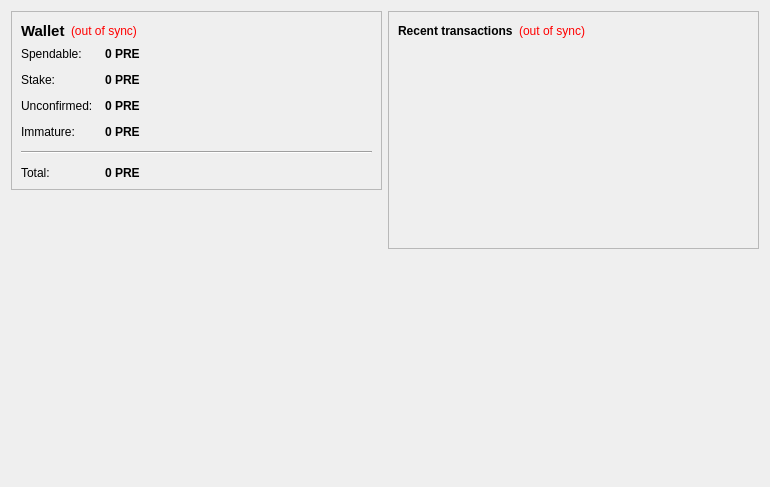
<?xml version="1.0" encoding="UTF-8"?>
<ui version="4.0">
 <class>OverviewPage</class>
 <widget class="QWidget" name="OverviewPage">
  <property name="geometry">
   <rect>
    <x>0</x>
    <y>0</y>
    <width>770</width>
    <height>487</height>
   </rect>
  </property>
  <property name="windowTitle">
   <string>Form</string>
  </property>
  <layout class="QHBoxLayout" name="horizontalLayout" stretch="1,1">
   <item>
    <layout class="QVBoxLayout" name="verticalLayout_2">
     <item>
      <widget class="QFrame" name="frame">
       <property name="frameShape">
        <enum>QFrame::StyledPanel</enum>
       </property>
       <property name="frameShadow">
        <enum>QFrame::Raised</enum>
       </property>
       <layout class="QVBoxLayout" name="verticalLayout_4">
        <item>
         <layout class="QHBoxLayout" name="horizontalLayout_4">
          <item>
           <widget class="QLabel" name="label_5">
            <property name="font">
             <font>
              <pointsize>11</pointsize>
              <weight>75</weight>
              <bold>true</bold>
             </font>
            </property>
            <property name="text">
             <string>Wallet</string>
            </property>
           </widget>
          </item>
          <item>
           <widget class="QLabel" name="labelWalletStatus">
            <property name="toolTip">
             <string>The displayed information may be out of date. Your wallet automatically synchronizes with the EcoPretium network after a connection is established, but this process has not completed yet.</string>
            </property>
            <property name="styleSheet">
             <string notr="true">QLabel { color: red; }</string>
            </property>
            <property name="text">
             <string notr="true">(out of sync)</string>
            </property>
            <property name="alignment">
             <set>Qt::AlignLeading|Qt::AlignLeft|Qt::AlignVCenter</set>
            </property>
           </widget>
          </item>
          <item>
           <spacer name="horizontalSpacer_2">
            <property name="orientation">
             <enum>Qt::Horizontal</enum>
            </property>
            <property name="sizeHint" stdset="0">
             <size>
              <width>40</width>
              <height>20</height>
             </size>
            </property>
           </spacer>
          </item>
         </layout>
        </item>
        <item>
         <layout class="QFormLayout" name="formLayout_2">
          <property name="fieldGrowthPolicy">
           <enum>QFormLayout::AllNonFixedFieldsGrow</enum>
          </property>
          <property name="horizontalSpacing">
           <number>12</number>
          </property>
          <property name="verticalSpacing">
           <number>12</number>
          </property>
          <item row="0" column="0">
           <widget class="QLabel" name="label">
            <property name="text">
             <string>Spendable:</string>
            </property>
           </widget>
          </item>
          <item row="0" column="1">
           <widget class="QLabel" name="labelBalance">
            <property name="font">
             <font>
              <weight>75</weight>
              <bold>true</bold>
             </font>
            </property>
            <property name="cursor">
             <cursorShape>IBeamCursor</cursorShape>
            </property>
            <property name="toolTip">
             <string>Your current spendable balance</string>
            </property>
            <property name="text">
             <string notr="true">0 PRE</string>
            </property>
            <property name="textInteractionFlags">
             <set>Qt::LinksAccessibleByMouse|Qt::TextSelectableByKeyboard|Qt::TextSelectableByMouse</set>
            </property>
           </widget>
          </item>
          <item row="1" column="0">
           <widget class="QLabel" name="label_6">
            <property name="text">
             <string>Stake:</string>
            </property>
           </widget>
          </item>
          <item row="1" column="1">
           <widget class="QLabel" name="labelStake">
            <property name="font">
             <font>
              <weight>75</weight>
              <bold>true</bold>
             </font>
            </property>
            <property name="cursor">
             <cursorShape>IBeamCursor</cursorShape>
            </property>
            <property name="toolTip">
             <string>Total of coins that was staked, and do not yet count toward the current balance</string>
            </property>
            <property name="text">
             <string notr="true">0 PRE</string>
            </property>
            <property name="textInteractionFlags">
             <set>Qt::LinksAccessibleByMouse|Qt::TextSelectableByKeyboard|Qt::TextSelectableByMouse</set>
            </property>
           </widget>
          </item>
          <item row="2" column="0">
           <widget class="QLabel" name="label_3">
            <property name="text">
             <string>Unconfirmed:</string>
            </property>
           </widget>
          </item>
          <item row="2" column="1">
           <widget class="QLabel" name="labelUnconfirmed">
            <property name="font">
             <font>
              <weight>75</weight>
              <bold>true</bold>
             </font>
            </property>
            <property name="cursor">
             <cursorShape>IBeamCursor</cursorShape>
            </property>
            <property name="toolTip">
             <string>Total of transactions that have yet to be confirmed, and do not yet count toward the current balance</string>
            </property>
            <property name="text">
             <string notr="true">0 PRE</string>
            </property>
            <property name="textInteractionFlags">
             <set>Qt::LinksAccessibleByMouse|Qt::TextSelectableByKeyboard|Qt::TextSelectableByMouse</set>
            </property>
           </widget>
          </item>
          <item row="3" column="0">
           <widget class="QLabel" name="labelImmatureText">
            <property name="text">
             <string>Immature:</string>
            </property>
           </widget>
          </item>
          <item row="3" column="1">
           <widget class="QLabel" name="labelImmature">
            <property name="font">
             <font>
              <weight>75</weight>
              <bold>true</bold>
             </font>
            </property>
            <property name="toolTip">
             <string>Mined balance that has not yet matured</string>
            </property>
            <property name="text">
             <string notr="true">0 PRE</string>
            </property>
            <property name="textInteractionFlags">
             <set>Qt::LinksAccessibleByMouse|Qt::TextSelectableByKeyboard|Qt::TextSelectableByMouse</set>
            </property>
           </widget>
          </item>
          <item row="4" column="0" colspan="2">
           <widget class="Line" name="line">
            <property name="orientation">
             <enum>Qt::Horizontal</enum>
            </property>
           </widget>
          </item>
          <item row="5" column="0">
           <widget class="QLabel" name="labelTotalText">
            <property name="text">
             <string>Total:</string>
            </property>
           </widget>
          </item>
          <item row="5" column="1">
           <widget class="QLabel" name="labelTotal">
            <property name="font">
             <font>
              <weight>75</weight>
              <bold>true</bold>
             </font>
            </property>
            <property name="cursor">
             <cursorShape>IBeamCursor</cursorShape>
            </property>
            <property name="toolTip">
             <string>Your current total balance</string>
            </property>
            <property name="text">
             <string notr="true">0 PRE</string>
            </property>
            <property name="textInteractionFlags">
             <set>Qt::LinksAccessibleByMouse|Qt::TextSelectableByKeyboard|Qt::TextSelectableByMouse</set>
            </property>
           </widget>
          </item>
         </layout>
        </item>
       </layout>
      </widget>
     </item>
     <item>
      <spacer name="verticalSpacer">
       <property name="orientation">
        <enum>Qt::Vertical</enum>
       </property>
       <property name="sizeHint" stdset="0">
        <size>
         <width>20</width>
         <height>40</height>
        </size>
       </property>
      </spacer>
     </item>
     <item>
      <widget class="QLabel" name="label_2">
       <property name="autoFillBackground">
        <bool>true</bool>
       </property>
       <property name="text">
        <string/>
       </property>
       <property name="pixmap">
        <pixmap resource="../bitcoin.qrc">:/icons/drmbg</pixmap>
       </property>
       <property name="scaledContents">
        <bool>false</bool>
       </property>
       <property name="margin">
        <number>0</number>
       </property>
      </widget>
     </item>
    </layout>
   </item>
   <item>
    <layout class="QVBoxLayout" name="verticalLayout_3">
     <item>
      <widget class="QFrame" name="frame_2">
       <property name="frameShape">
        <enum>QFrame::StyledPanel</enum>
       </property>
       <property name="frameShadow">
        <enum>QFrame::Raised</enum>
       </property>
       <layout class="QVBoxLayout" name="verticalLayout">
        <item>
         <layout class="QHBoxLayout" name="horizontalLayout_2">
          <item>
           <widget class="QLabel" name="label_4">
            <property name="text">
             <string>&lt;b&gt;Recent transactions&lt;/b&gt;</string>
            </property>
           </widget>
          </item>
          <item>
           <widget class="QLabel" name="labelTransactionsStatus">
            <property name="toolTip">
             <string>The displayed information may be out of date. Your wallet automatically synchronizes with the EcoPretium network after a connection is established, but this process has not completed yet.</string>
            </property>
            <property name="styleSheet">
             <string notr="true">QLabel { color: red; }</string>
            </property>
            <property name="text">
             <string notr="true">(out of sync)</string>
            </property>
            <property name="alignment">
             <set>Qt::AlignRight|Qt::AlignTrailing|Qt::AlignVCenter</set>
            </property>
           </widget>
          </item>
          <item>
           <spacer name="horizontalSpacer">
            <property name="orientation">
             <enum>Qt::Horizontal</enum>
            </property>
            <property name="sizeHint" stdset="0">
             <size>
              <width>40</width>
              <height>20</height>
             </size>
            </property>
           </spacer>
          </item>
         </layout>
        </item>
        <item>
         <widget class="QListView" name="listTransactions">
          <property name="styleSheet">
           <string notr="true">QListView { background: transparent; }</string>
          </property>
          <property name="frameShape">
           <enum>QFrame::NoFrame</enum>
          </property>
          <property name="verticalScrollBarPolicy">
           <enum>Qt::ScrollBarAlwaysOff</enum>
          </property>
          <property name="horizontalScrollBarPolicy">
           <enum>Qt::ScrollBarAlwaysOff</enum>
          </property>
          <property name="selectionMode">
           <enum>QAbstractItemView::NoSelection</enum>
          </property>
         </widget>
        </item>
       </layout>
      </widget>
     </item>
     <item>
      <spacer name="verticalSpacer_2">
       <property name="orientation">
        <enum>Qt::Vertical</enum>
       </property>
       <property name="sizeHint" stdset="0">
        <size>
         <width>20</width>
         <height>40</height>
        </size>
       </property>
      </spacer>
     </item>
    </layout>
   </item>
  </layout>
 </widget>
 <resources/>
 <connections/>
</ui>
